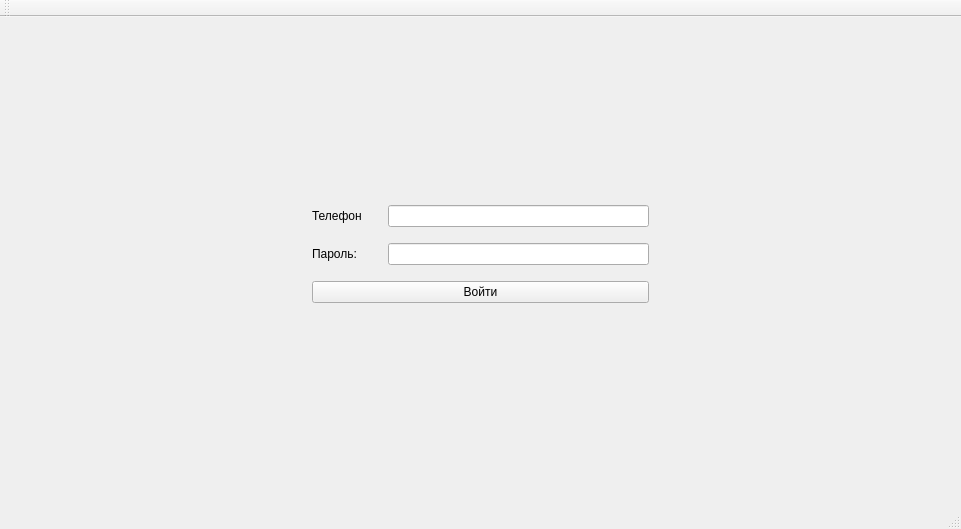
<?xml version="1.0" encoding="UTF-8"?>
<ui version="4.0">
 <class>MainWindow</class>
 <widget class="QMainWindow" name="MainWindow">
  <property name="geometry">
   <rect>
    <x>0</x>
    <y>0</y>
    <width>961</width>
    <height>529</height>
   </rect>
  </property>
  <property name="windowTitle">
   <string>MainWindow</string>
  </property>
  <widget class="QWidget" name="centralWidget">
   <property name="minimumSize">
    <size>
     <width>961</width>
     <height>474</height>
    </size>
   </property>
   <property name="maximumSize">
    <size>
     <width>961</width>
     <height>474</height>
    </size>
   </property>
   <layout class="QVBoxLayout" name="verticalLayout">
    <item>
     <layout class="QGridLayout" name="gridLayout">
      <item row="6" column="3">
       <spacer name="verticalSpacer">
        <property name="orientation">
         <enum>Qt::Vertical</enum>
        </property>
        <property name="sizeHint" stdset="0">
         <size>
          <width>20</width>
          <height>40</height>
         </size>
        </property>
       </spacer>
      </item>
      <item row="0" column="3">
       <spacer name="verticalSpacer_2">
        <property name="orientation">
         <enum>Qt::Vertical</enum>
        </property>
        <property name="sizeHint" stdset="0">
         <size>
          <width>20</width>
          <height>40</height>
         </size>
        </property>
       </spacer>
      </item>
      <item row="1" column="3">
       <widget class="QLineEdit" name="lineEdit_2"/>
      </item>
      <item row="5" column="2" colspan="2">
       <widget class="QPushButton" name="pushButton">
        <property name="text">
         <string>Войти</string>
        </property>
       </widget>
      </item>
      <item row="3" column="2">
       <widget class="QLabel" name="label">
        <property name="sizePolicy">
         <sizepolicy hsizetype="Fixed" vsizetype="Fixed">
          <horstretch>0</horstretch>
          <verstretch>0</verstretch>
         </sizepolicy>
        </property>
        <property name="minimumSize">
         <size>
          <width>70</width>
          <height>0</height>
         </size>
        </property>
        <property name="text">
         <string>Пароль:</string>
        </property>
       </widget>
      </item>
      <item row="1" column="0">
       <spacer name="horizontalSpacer_3">
        <property name="orientation">
         <enum>Qt::Horizontal</enum>
        </property>
        <property name="sizeType">
         <enum>QSizePolicy::Minimum</enum>
        </property>
        <property name="sizeHint" stdset="0">
         <size>
          <width>40</width>
          <height>20</height>
         </size>
        </property>
       </spacer>
      </item>
      <item row="1" column="2">
       <widget class="QLabel" name="label_2">
        <property name="minimumSize">
         <size>
          <width>50</width>
          <height>0</height>
         </size>
        </property>
        <property name="maximumSize">
         <size>
          <width>50</width>
          <height>16777215</height>
         </size>
        </property>
        <property name="text">
         <string>Телефон:</string>
        </property>
       </widget>
      </item>
      <item row="4" column="3">
       <spacer name="verticalSpacer_4">
        <property name="orientation">
         <enum>Qt::Vertical</enum>
        </property>
        <property name="sizeType">
         <enum>QSizePolicy::Fixed</enum>
        </property>
        <property name="sizeHint" stdset="0">
         <size>
          <width>20</width>
          <height>10</height>
         </size>
        </property>
       </spacer>
      </item>
      <item row="1" column="1">
       <spacer name="horizontalSpacer_2">
        <property name="orientation">
         <enum>Qt::Horizontal</enum>
        </property>
        <property name="sizeType">
         <enum>QSizePolicy::MinimumExpanding</enum>
        </property>
        <property name="sizeHint" stdset="0">
         <size>
          <width>40</width>
          <height>20</height>
         </size>
        </property>
       </spacer>
      </item>
      <item row="3" column="4">
       <spacer name="horizontalSpacer">
        <property name="orientation">
         <enum>Qt::Horizontal</enum>
        </property>
        <property name="sizeHint" stdset="0">
         <size>
          <width>40</width>
          <height>20</height>
         </size>
        </property>
       </spacer>
      </item>
      <item row="3" column="3">
       <widget class="QLineEdit" name="lineEdit"/>
      </item>
      <item row="2" column="3">
       <spacer name="verticalSpacer_3">
        <property name="orientation">
         <enum>Qt::Vertical</enum>
        </property>
        <property name="sizeType">
         <enum>QSizePolicy::Fixed</enum>
        </property>
        <property name="sizeHint" stdset="0">
         <size>
          <width>20</width>
          <height>10</height>
         </size>
        </property>
       </spacer>
      </item>
      <item row="3" column="5">
       <spacer name="horizontalSpacer_4">
        <property name="orientation">
         <enum>Qt::Horizontal</enum>
        </property>
        <property name="sizeType">
         <enum>QSizePolicy::Fixed</enum>
        </property>
        <property name="sizeHint" stdset="0">
         <size>
          <width>40</width>
          <height>20</height>
         </size>
        </property>
       </spacer>
      </item>
     </layout>
    </item>
   </layout>
  </widget>
  <widget class="QMenuBar" name="menuBar">
   <property name="geometry">
    <rect>
     <x>0</x>
     <y>0</y>
     <width>961</width>
     <height>22</height>
    </rect>
   </property>
  </widget>
  <widget class="QToolBar" name="mainToolBar">
   <attribute name="toolBarArea">
    <enum>TopToolBarArea</enum>
   </attribute>
   <attribute name="toolBarBreak">
    <bool>false</bool>
   </attribute>
  </widget>
  <widget class="QStatusBar" name="statusBar"/>
 </widget>
 <layoutdefault spacing="6" margin="11"/>
 <resources>
  <include location="MainWindow.qrc"/>
 </resources>
 <connections/>
</ui>
